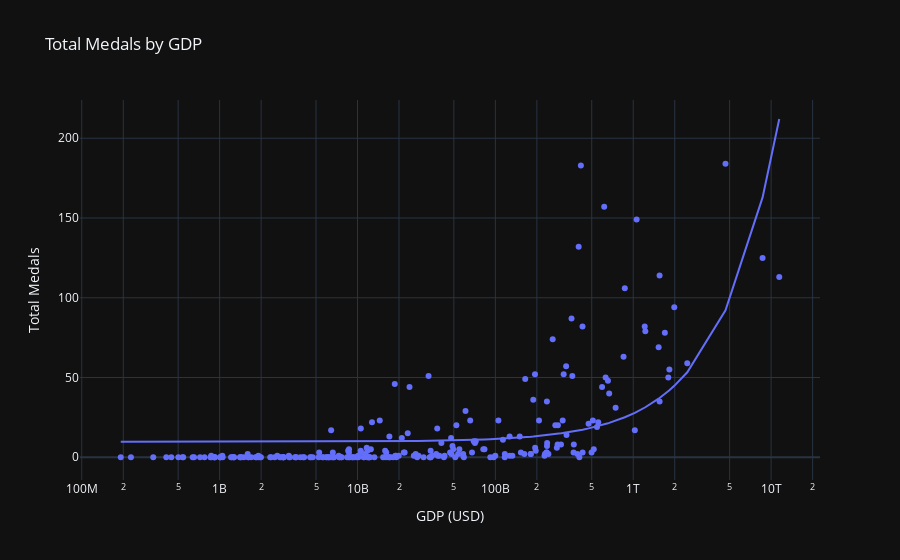

Notebook cell for this chart:
### Markdown cell above
## Correlation between GDP and Total Medals

### Code cell
# Scatter plot to see if the relationship even exists
fig = px.scatter(
    df_small,
    x='gdp',
    y='total_medals',
    hover_name='NOC',
    hover_data={
        'gdp_per_capita': ':,.0f',
        'population': ':,.0f',
        'total_medals': True,
        'gdp': ':,.of'
    },
    trendline='ols',
    title='Total Medals by GDP',
    labels={
        'gdp': 'GDP (USD)',
        'total_medals': 'Total Medals'
    }
)

# log scale for gdp
fig.update_xaxes(type='log')

fig.show()

### Figure 1 — Plotly figure (JSON) as saved in the notebook; plotly's stock layout.template omitted (floating-point values rounded to 4 significant figures; data arrays with more than 128 entries replaced by an {"elided": "..."} marker saying what was removed)
{"data": [{"customdata": {"elided": "248x2 float values"}, "hovertemplate": "<b>%{hovertext}</b><br><br>GDP (USD)=%{x:,.of}<br>Total Medals=%{y}<br>gdp_per_capita=%{customdata[0]:,.0f}<br>population=%{customdata[1]:,.0f}<extra></extra>", "hovertext": {"elided": "248 str values"}, "legendgroup": "", "marker": {"color": "#636efa", "symbol": "circle"}, "mode": "markers", "name": "", "orientation": "v", "showlegend": false, "x": {"elided": "248 float values"}, "xaxis": "x", "y": {"elided": "248 float values"}, "yaxis": "y", "type": "scatter"}, {"hovertemplate": "<b>OLS trendline</b><br>total_medals = 1.76634e-11 * gdp + 9.72445<br>R<sup>2</sup>=0.323970<br><br>GDP (USD)=%{x:,.of}<br>Total Medals=%{y} <b>(trend)</b><extra></extra>", "legendgroup": "", "marker": {"color": "#636efa", "symbol": "circle"}, "mode": "lines", "name": "", "showlegend": false, "x": {"elided": "248 float values"}, "xaxis": "x", "y": {"elided": "248 float values"}, "yaxis": "y", "type": "scatter"}], "layout": {"xaxis": {"anchor": "y", "domain": [0.0, 1.0], "title": {"text": "GDP (USD)"}, "type": "log"}, "yaxis": {"anchor": "x", "domain": [0.0, 1.0], "title": {"text": "Total Medals"}}, "legend": {"tracegroupgap": 0}, "title": {"text": "Total Medals by GDP"}}}
